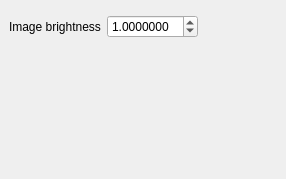
<?xml version="1.0" encoding="UTF-8"?>
<ui version="4.0">
 <class>FilmSettingsWindow</class>
 <widget class="QWidget" name="FilmSettingsWindow">
  <property name="geometry">
   <rect>
    <x>0</x>
    <y>0</y>
    <width>286</width>
    <height>179</height>
   </rect>
  </property>
  <property name="windowTitle">
   <string>Form</string>
  </property>
  <layout class="QVBoxLayout" name="verticalLayout" stretch="0,0,0,0">
   <property name="margin">
    <number>0</number>
   </property>
   <item>
    <widget class="picogen::qt4::StashFrame" name="stashFrame">
     <property name="frameShape">
      <enum>QFrame::StyledPanel</enum>
     </property>
     <property name="frameShadow">
      <enum>QFrame::Raised</enum>
     </property>
    </widget>
   </item>
   <item>
    <widget class="QFrame" name="filmFrame">
     <layout class="QHBoxLayout" name="horizontalLayout">
      <item>
       <widget class="QLabel" name="label">
        <property name="text">
         <string>Image brightness</string>
        </property>
       </widget>
      </item>
      <item>
       <widget class="QDoubleSpinBox" name="brightness">
        <property name="decimals">
         <number>7</number>
        </property>
        <property name="singleStep">
         <double>0.000005000000000</double>
        </property>
        <property name="value">
         <double>1.000000000000000</double>
        </property>
       </widget>
      </item>
      <item>
       <spacer name="horizontalSpacer">
        <property name="orientation">
         <enum>Qt::Horizontal</enum>
        </property>
        <property name="sizeHint" stdset="0">
         <size>
          <width>40</width>
          <height>20</height>
         </size>
        </property>
       </spacer>
      </item>
     </layout>
    </widget>
   </item>
   <item>
    <widget class="QLabel" name="label_2">
     <property name="text">
      <string/>
     </property>
     <property name="pixmap">
      <pixmap resource="resources.qrc">:/previews/brightness</pixmap>
     </property>
    </widget>
   </item>
   <item>
    <spacer name="verticalSpacer">
     <property name="orientation">
      <enum>Qt::Vertical</enum>
     </property>
     <property name="sizeHint" stdset="0">
      <size>
       <width>20</width>
       <height>40</height>
      </size>
     </property>
    </spacer>
   </item>
  </layout>
 </widget>
 <customwidgets>
  <customwidget>
   <class>picogen::qt4::StashFrame</class>
   <extends>QFrame</extends>
   <header>stashframe.h</header>
   <container>1</container>
  </customwidget>
 </customwidgets>
 <resources>
  <include location="resources.qrc"/>
 </resources>
 <connections/>
</ui>
